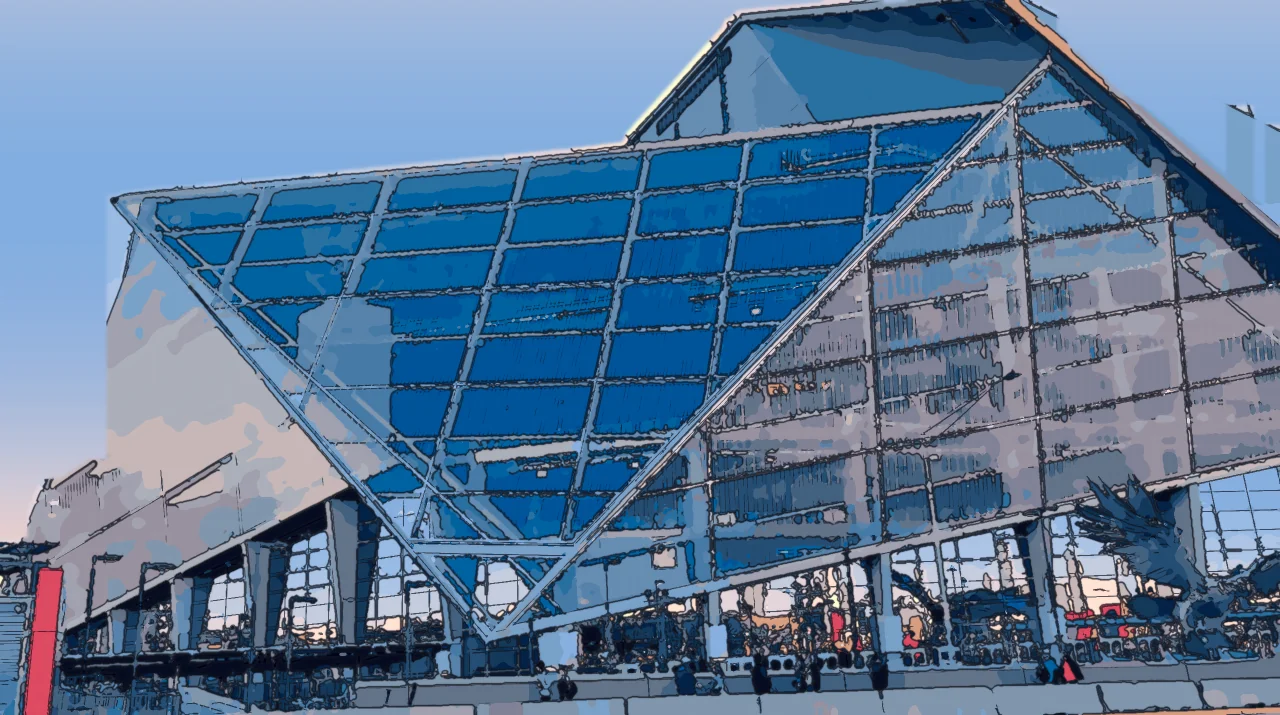
#> input picture public/assets/stadiums/atlanta.webp, 1280 x 715 px
$ python tools_pixelate.py atlanta.webp out.png
#> lines starting #> are read from the running program, lines starting #| are printed output that depends on the picture
# Gera a miniatura pixelada de um estádio: python tools_pixelate.py foto.jpg saida.png
import sys
from PIL import Image
W,H=179,100
im=Image.open(sys.argv[1]).convert('RGB'); w,h=im.size; r=W/H
#> further down, im is the input picture: PIL image 1280x715 RGB; mean R, G, B 92.8, 121.7, 153.5
#> after `w, h = im.size`: w = 1280; h = 715
if w/h>r: nw=int(h*r); x=(w-nw)//2; box=(x,0,x+nw,h)
#> after `nw = int(h * r)`: nw = 1279
#> after `x = (w - nw) // 2`: x = 0
#> after `box = (x, 0, x + nw, h)`: box = (0, 0, 1279, 715)
else: nh=int(w/r); y=(h-nh)//2; box=(0,y,w,y+nh)
c=im.crop(box).resize((W*3,H*3),Image.LANCZOS)
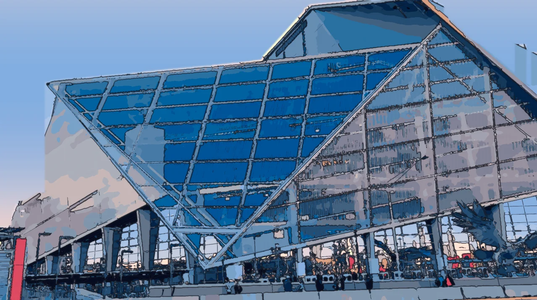
#> c: PIL image 537x300 RGB; mean R, G, B 92.8, 121.6, 153.5
c.resize((W,H),Image.BOX).save(sys.argv[2],optimize=True)
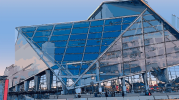
#> saved as out.png: PIL image 179x100 RGB; mean R, G, B 92.8, 121.6, 153.5

$ run again, on public/assets/stadiums/buffalo.webp
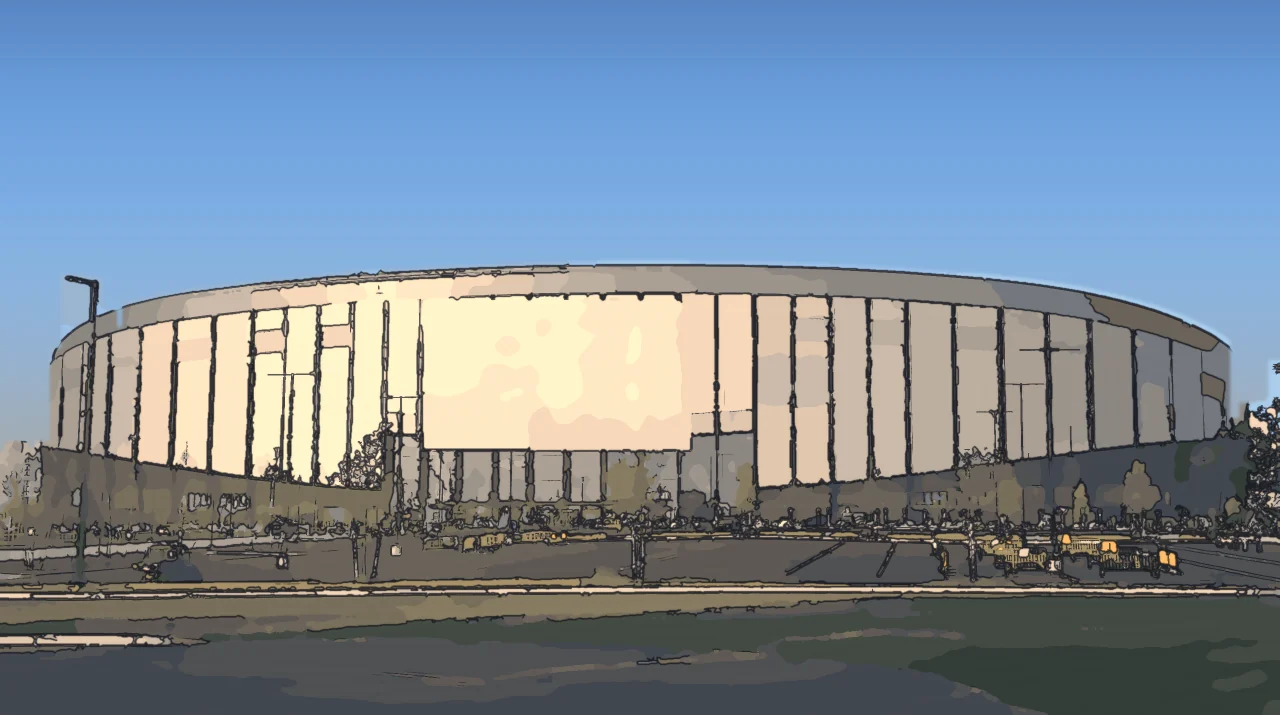
#> input picture public/assets/stadiums/buffalo.webp, 1280 x 715 px
#> im is the input picture: PIL image 1280x715 RGB; mean R, G, B 121.7, 137.5, 153.6
#> `c=im.crop(box).resize((W*3,H*3),Image.LANCZOS)`:
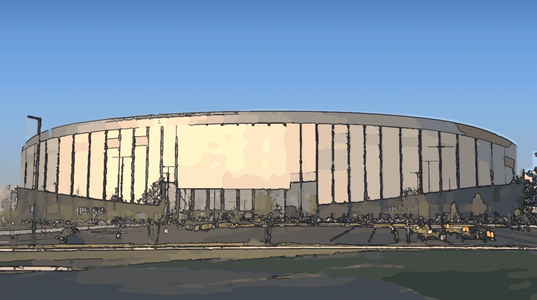
#> c: PIL image 537x300 RGB; mean R, G, B 121.7, 137.5, 153.6
#> `c.resize((W,H),Image.BOX).save(sys.argv[2],optimize=True)`:
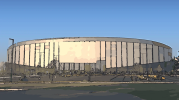
#> saved as out.png: PIL image 179x100 RGB; mean R, G, B 121.7, 137.5, 153.5
